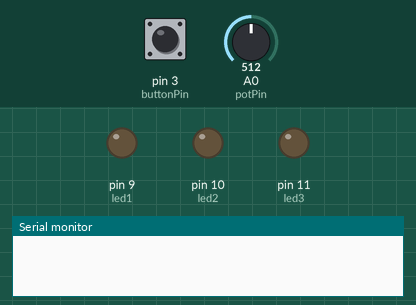
The sketch below on a simulated Arduino Uno, built with avr-gcc and run on an emulated ATmega328P. Shown: output pins drawn as LEDs (lit = HIGH), the last lines printed to the serial monitor. The test bench sets the inputs (shaded band); at power-on: pin 3 (buttonPin) HIGH, A0 (potPin) = 512.

Above: at 1.2 s.
1.3 s: pin 3 (buttonPin) pulled LOW for 0.15 s
At 2.4 s:
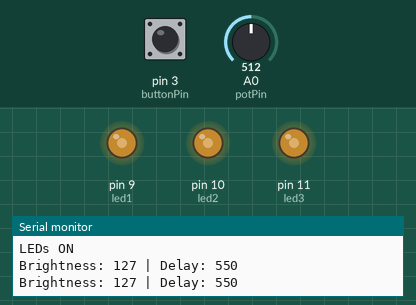
2.9 s: A0 (potPin) set to 716
At 4.1 s:
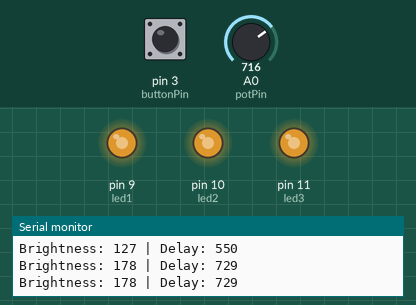
4.4 s: A0 (potPin) set to 900
At 5.2 s:
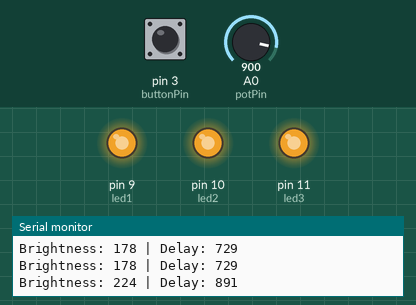
5.9 s: A0 (potPin) set to 122
At 7.2 s:
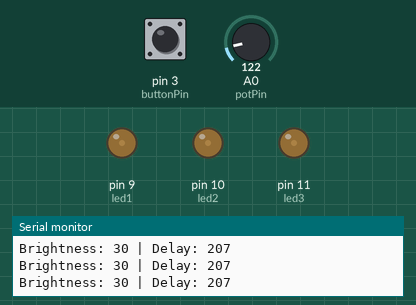
7.6 s: pin 3 (buttonPin) pulled LOW for 1 s
At 9.0 s:
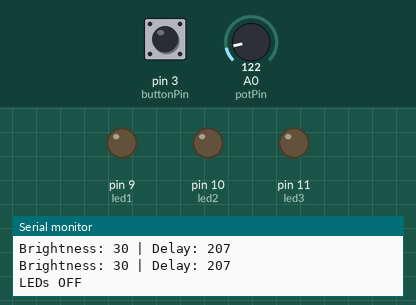
10.1 s: pin 3 (buttonPin) pulled LOW for 3.2 s
At 11.5 s:
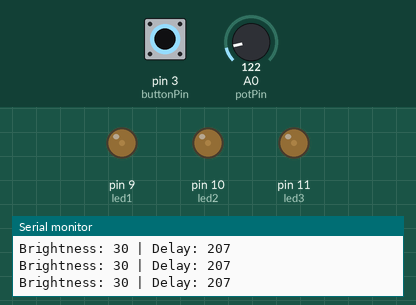
Timing chart, 0 to 13.1 s (numbered marks = the images above; inputs shaded):
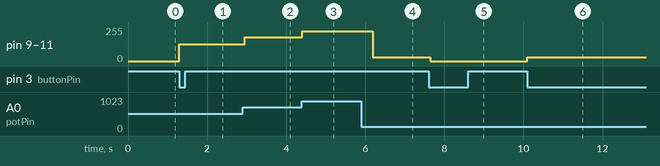

Measured:
- after the input at 1.3 s, pin 9 (led1), pin 10 (led2), pin 11 (led3): 0/255 → 127/255 at once
- after the input at 2.9 s, pin 9 (led1), pin 10 (led2), pin 11 (led3): 127/255 → 178/255 after 0.05 s
- after the input at 4.4 s, pin 9 (led1), pin 10 (led2), pin 11 (led3): 178/255 → 224/255 at once
- after the input at 5.9 s, pin 9 (led1), pin 10 (led2), pin 11 (led3): 224/255 → 30/255 after 0.30 s
- after the input at 7.6 s, pin 9 (led1), pin 10 (led2), pin 11 (led3): 30/255 → 0/255 after 0.05 s
- after the input at 10.1 s, pin 9 (led1), pin 10 (led2), pin 11 (led3): 0/255 → 30/255 at once

The sketch:

FADINGLED.ino
```cpp
const int led1 = 9;
const int led2 = 10;
const int led3 = 11;
const int buttonPin = 3;
const int potPin = A0;
int buttonState = 0;
int lastButtonState = 0;
bool ledOn = false;
int delayTime = 50;

void setup() {

  pinMode(led1, OUTPUT);
  pinMode(led2, OUTPUT);
  pinMode(led3, OUTPUT);
  pinMode(buttonPin, INPUT_PULLUP);
  Serial.begin(9600);
}

void loop() {
  buttonState = digitalRead(buttonPin);
  if (buttonState == LOW && lastButtonState == HIGH) {
    ledOn = !ledOn;
    Serial.println(ledOn ? "LEDs ON" : "LEDs OFF");
  }
  lastButtonState = buttonState;
  int potValue = analogRead(potPin);
  int brightness = map(potValue, 0, 1023, 0, 255);
  if (ledOn) {
    analogWrite(led1, brightness);
    analogWrite(led2, brightness);
    analogWrite(led3, brightness);
    delayTime = map(potValue, 0, 1023, 100, 1000);
    Serial.print("Brightness: ");
    Serial.print(brightness);
    Serial.print(" | Delay: ");
    Serial.println(delayTime);
    delay(delayTime);
  } else {
    analogWrite(led1, 0);
    analogWrite(led2, 0);
    analogWrite(led3, 0);
  }
}
```
